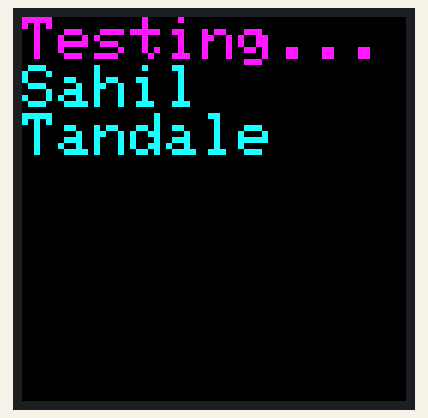
Recording of a sketch running on a simulated Arduino Uno, built for the host (arithmetic inside an expression is 32-bit, double 64-bit). On the bench: 64×64 colour display. Random numbers use the default seed unless the sketch sets one; what the sketch prints to the serial monitor is not drawn.

Above: at 0.1 s.

The sketch:

dot_matrix_testing.ino
```cpp
#include <Wire.h>
#include <Adafruit_LIS3DH.h>
#include <Adafruit_Protomatter.h>
#include <Adafruit_GFX.h>

#define HEIGHT 64
#define WIDTH 64
#define MAX_FPS 45
uint8_t addrPins[] = {17,18,19,20,21};
uint8_t rgbPins[] = {7,8,9,10,11,12};
uint8_t clockPin = 14;
uint8_t latchPin = 15;
uint8_t oePin = 16;

Adafruit_Protomatter matrix(WIDTH, 5, 1, rgbPins, 5, addrPins, clockPin, latchPin, oePin, true);
Adafruit_LIS3DH accel = Adafruit_LIS3DH();

float counter;

struct ball {
  int x;
  int y;
  int dx;
  int dy;
  int rad;

  int r;
  int g;
  int b;
};

struct ball b;

void setup() {
  Serial.begin(115200);
  ProtomatterStatus status = matrix.begin();
  matrix.setRotation(3);
  matrix.setTextSize(1);
  matrix.setTextColor(matrix.color565(255, 25, 255));
  matrix.printf("Testing...\n");
  matrix.setTextColor(matrix.color565(25, 255, 255));
  matrix.printf("Sahil\nTandale");
  matrix.show();
  delay(1000);


  b.x = 32;
  b.y = 12;
  b.dx = 1;
  b.dy = 1;
  b.rad = 2;
  b.r = 255;
  b.g = 255;
  b.b = 255;
}

void loop() {
  long begin = millis();
  matrix.fillScreen(matrix.color565(0, 0, 0));
  matrix.drawCircle(b.x, b.y, b.rad, matrix.color565(b.r, b.g, b.b));
  positionChange();
  matrix.show();
  long end = millis();
  float tDelta = end-begin;
  float delta = tDelta/1000;
  counter = (float(millis())/1000) - delta;
}

void positionChange() {
  if(b.x >= WIDTH || b.x <= 0) {
    b.dx = b.dx *-1;
    b.dx = constrain((b.dx * random(1,5)),1,5);
  }
  if(b.y >= HEIGHT || b.y <= 0) {
    b.dy = b.dy *-1;
    b.dy = constrain((b.dy * random(1,5)),1,5);
  }
  b.x = b.x + b.dx;
  b.y = b.y + b.dy;
/*
  if((b.x == 0 && b.y == 0) || (b.x == 64 && b.y == 0) || (b.x == 0 && b.y == 64) || (b.x == 64 && b.y == 64)) {
    b.x = 32;
    b.y = 24;
  } */
  Serial.println(b.x);
  Serial.println(b.y);
}

void colorChange() {

}
```
